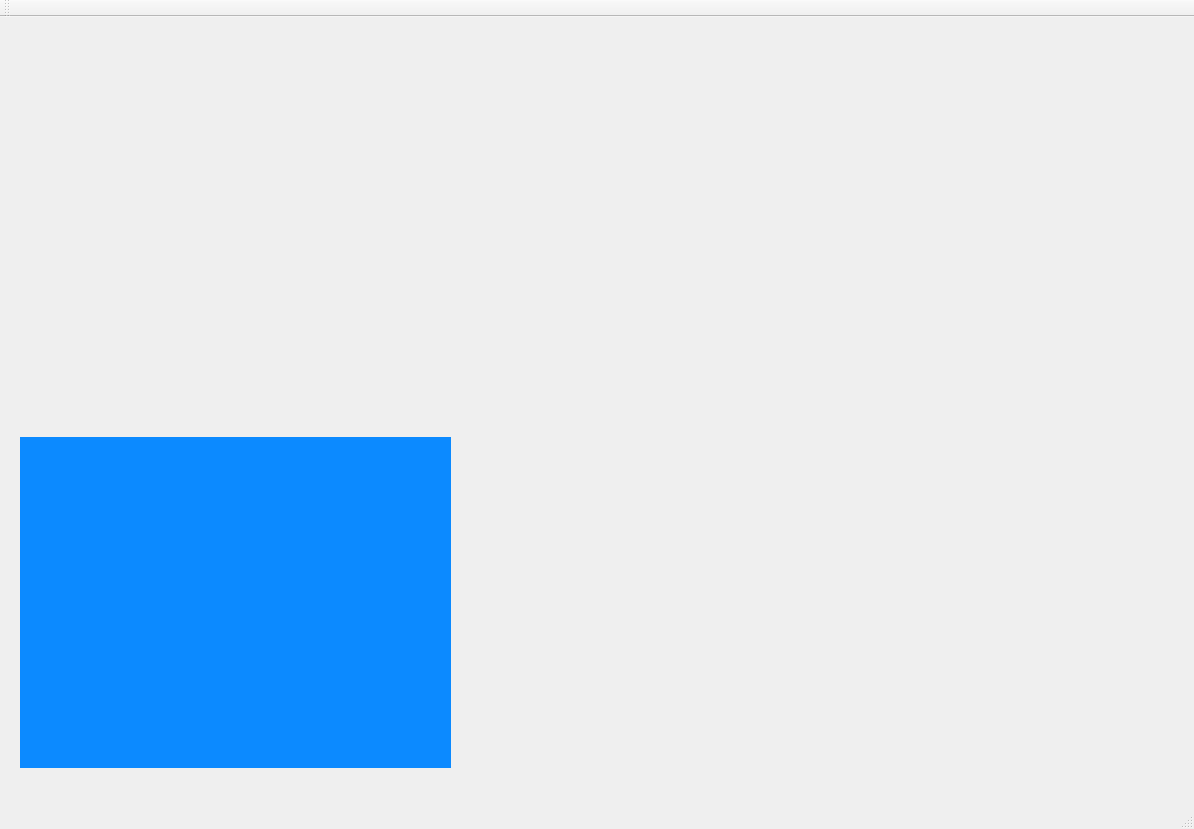
<?xml version="1.0" encoding="UTF-8"?>
<ui version="4.0">
 <class>ColorMapClass</class>
 <widget class="QMainWindow" name="ColorMapClass">
  <property name="geometry">
   <rect>
    <x>0</x>
    <y>0</y>
    <width>1194</width>
    <height>829</height>
   </rect>
  </property>
  <property name="windowTitle">
   <string>ColorMap</string>
  </property>
  <widget class="QWidget" name="centralWidget">
   <widget class="Custom256ColorMap" name="widget" native="true">
    <property name="geometry">
     <rect>
      <x>20</x>
      <y>420</y>
      <width>431</width>
      <height>331</height>
     </rect>
    </property>
    <property name="styleSheet">
     <string notr="true">background-color: rgb(12, 138, 255);</string>
    </property>
   </widget>
  </widget>
  <widget class="QMenuBar" name="menuBar">
   <property name="geometry">
    <rect>
     <x>0</x>
     <y>0</y>
     <width>1194</width>
     <height>22</height>
    </rect>
   </property>
  </widget>
  <widget class="QToolBar" name="mainToolBar">
   <attribute name="toolBarArea">
    <enum>TopToolBarArea</enum>
   </attribute>
   <attribute name="toolBarBreak">
    <bool>false</bool>
   </attribute>
  </widget>
  <widget class="QStatusBar" name="statusBar"/>
 </widget>
 <layoutdefault spacing="6" margin="11"/>
 <customwidgets>
  <customwidget>
   <class>Custom256ColorMap</class>
   <extends>QWidget</extends>
   <header>custom256colormap.h</header>
   <container>1</container>
  </customwidget>
 </customwidgets>
 <resources>
  <include location="ColorMap.qrc"/>
 </resources>
 <connections/>
</ui>
